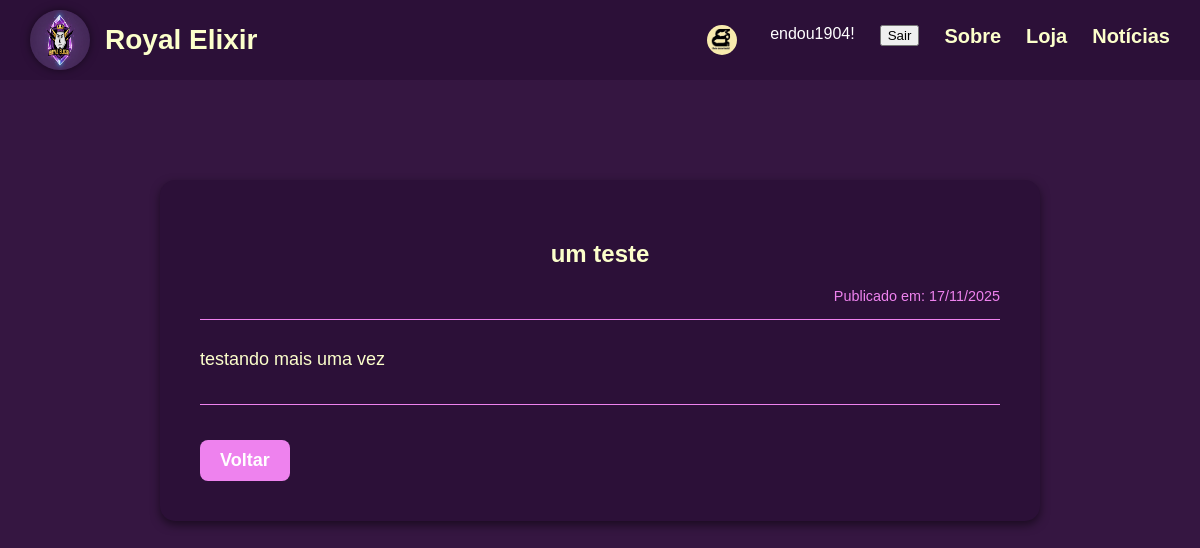
The app's page /noticias/4/ (signed in) with its own data.
### Clash/models.py (models this page shows, shortened)
class tbUser(AbstractUser):
    Data_Nascimento = models.DateField(null=True, blank=True)
    Foto_Perfil = models.ImageField(
        upload_to=gerar_caminho_foto_perfil,
        null=True,
        blank=True,
    )

class tbNoticia(models.Model):
    Titulo = models.CharField(max_length=100)
    TextoHTML = models.TextField()
    Partida = models.ForeignKey(
        tbPartida,
        on_delete=models.CASCADE,
        null=True,
        blank=True,
    )

class tbEdita(models.Model):
    Data_Edicao = models.DateField(auto_now_add=True)
    tbUser = models.ForeignKey(tbUser, on_delete=models.CASCADE)
    tbNoticia = models.ForeignKey('tbNoticia', on_delete=models.CASCADE)

### Clash/views.py (the view)
# urls.py: path('noticias/<int:pk>/', NoticiaDetailView.as_view(), name='noticia_detail'),
class NoticiaDetailView(DetailView):
    model = tbNoticia
    template_name = 'Clash/noticia_detail.html'
    context_object_name = 'noticia'

### Clash/templates/Clash/noticia_detail.html (shortened to what this page needs)
{% extends 'Clash/base.html' %}
{% block content %}
<section>
    <div class="form-box" style="max-width: 800px;"> <h2>{{ noticia.Titulo }}</h2>
        <p style="color: violet; font-size: 0.9rem; text-align: right;">
            Publicado em: {{ noticia.tbedita_set.first.Data_Edicao|date:"d/m/Y"|default:"Data desconhecida" }}
        </p>
        <hr>
        <div class="noticia-texto" style="margin-bottom: 30px; font-size: 1.1rem; line-height: 1.6;">
            {{ noticia.TextoHTML|safe }}
        </div>
        <hr>
        <div style="display: flex; justify-content: space-between; align-items: center;">
            <a href="{% url 'noticia_list' %}" class="btn-custom" style="width: auto; text-decoration: none; padding: 10px 20px;">Voltar</a>
        </div>
    </div>
</section>
{% endblock %}

### Clash/templates/Clash/base.html (shortened to what this page needs)
{% load static %}
<!DOCTYPE html>
<html lang="pt-BR">
<head>
    <link rel="stylesheet" href="{% static 'css/style.css' %}">
</head>
<body>
    <header>
        <div class="logo">
            <img src="{% static "imgs\logo_royal_elixir.jpg" %}" alt="logo da equipe">
            <h1>Royal Elixir</h1>
        </div>
        <nav>
            {% if user.is_authenticated %}
                {%if not user.Foto_Perfil %}
                {% else %}
                <img src={{ user.Foto_Perfil.url }} alt="Ícone de usuário" style="height:30px; width:30px; border-radius:50%; vertical-align:middle; margin-right:8px;">
                {% endif %}
                <span>{{ user.username }}!</span>
                <form method="post" action="{% url 'logout' %}">
                    {% csrf_token %} <button type="submit" class="btn btn-link nav-link">Sair</button>
                </form>
            {% else %}
                <a href="{% url 'login' %}">Login</a>
                <a href="{% url 'registro' %}">Registrar</a>
            {% endif %}
            <a href="#sobre">Sobre</a>
            <a href="#loja">Loja</a>
            <a href="#noticias">Notícias</a>
        </nav>
    </header>
    {% block content %}
                {% for jogador in jogadores %}
                    {% if jogador.Foto_Jogador %}
                        <img src="{{ jogador.Foto_Jogador.url }}" alt="Foto de {{ jogador.Nickname }}">
                    {% else %}
                        {% load static %}
                    {% endif %}
            {% empty %}
                <p>Nenhum jogador cadastrado na equipe ainda.</p>
            {% endfor %}
    {% endblock %}
</body>
</html>

### static/css/style.css (style rules this page uses)
body { margin: 0; font-family: 'Franklin Gothic Medium', 'Arial Narrow', Arial, sans-serif; background-color: rgb(53, 22, 65); color: white; }
header { background-color: #2c1038; display: flex; align-items: center; justify-content: space-between; padding: 10px 30px; position: sticky; top: 0; z-index: 1000; }
.logo { display: flex; align-items: center; gap: 15px; }
.logo img { height: 60px; width: 60px; border-radius: 50%; box-shadow: 0 0 8px rgba(0,0,0,0.5); }
.logo h1 { font-size: 28px; margin: 0; color: rgb(252, 255, 203); }
nav { display: flex; gap: 25px; }
nav a { color: rgb(252, 255, 203); text-decoration: none; font-size: 20px; font-weight: bold; transition: 0.3s; }
section { padding: 50px; text-align: center; }
p { text-align: center; color: blueviolet; font-size: 22px; margin-top: 20px; }
.form-box { background-color: #2c1038; padding: 40px; border-radius: 15px; box-shadow: 0 4px 10px rgba(0,0,0,0.5); max-width: 500px; margin: 50px auto; text-align: left; }
.form-box h2 { color: rgb(252, 255, 203); text-align: center; margin-bottom: 20px; }
.form-box hr { border: 0; border-top: 1px solid violet; margin-bottom: 25px; }
.form-box p { text-align: left; color: rgb(252, 255, 203); font-size: 18px; margin-bottom: 15px; }
.btn-custom { background-color: violet; color: white; border: none; padding: 12px 20px; border-radius: 8px; font-size: 18px; font-weight: bold; cursor: pointer; width: 100%; margin-top: 10px; transition: 0.3s; }

### records on screen
tbUser: Foto_Perfil (picture), username "endou1904"
tbNoticia: Titulo "um teste", tbedita_set.first.Data_Edicao "17/11/2025", TextoHTML "testando mais uma vez"
